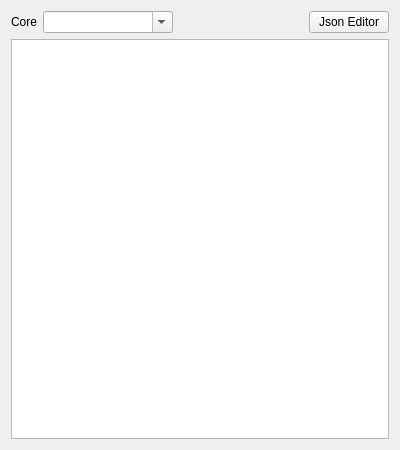
<?xml version="1.0" encoding="UTF-8"?>
<ui version="4.0">
 <class>EditCustom</class>
 <widget class="QWidget" name="EditCustom">
  <property name="geometry">
   <rect>
    <x>0</x>
    <y>0</y>
    <width>400</width>
    <height>450</height>
   </rect>
  </property>
  <property name="windowTitle">
   <string notr="true">EditCustom</string>
  </property>
  <layout class="QVBoxLayout" name="verticalLayout">
   <item>
    <layout class="QHBoxLayout" name="horizontalLayout">
     <item>
      <widget class="QLabel" name="core_l">
       <property name="sizePolicy">
        <sizepolicy hsizetype="Maximum" vsizetype="Preferred">
         <horstretch>0</horstretch>
         <verstretch>0</verstretch>
        </sizepolicy>
       </property>
       <property name="text">
        <string>Core</string>
       </property>
      </widget>
     </item>
     <item>
      <widget class="QComboBox" name="core">
       <property name="sizePolicy">
        <sizepolicy hsizetype="Expanding" vsizetype="Fixed">
         <horstretch>0</horstretch>
         <verstretch>0</verstretch>
        </sizepolicy>
       </property>
       <property name="editable">
        <bool>true</bool>
       </property>
      </widget>
     </item>
     <item>
      <spacer name="horizontalSpacer">
       <property name="orientation">
        <enum>Qt::Horizontal</enum>
       </property>
       <property name="sizeHint" stdset="0">
        <size>
         <width>40</width>
         <height>20</height>
        </size>
       </property>
      </spacer>
     </item>
     <item>
      <widget class="QPushButton" name="as_json">
       <property name="sizePolicy">
        <sizepolicy hsizetype="Maximum" vsizetype="Fixed">
         <horstretch>0</horstretch>
         <verstretch>0</verstretch>
        </sizepolicy>
       </property>
       <property name="text">
        <string>Json Editor</string>
       </property>
      </widget>
     </item>
    </layout>
   </item>
   <item>
    <widget class="QPlainTextEdit" name="config_simple">
     <property name="minimumSize">
      <size>
       <width>0</width>
       <height>300</height>
      </size>
     </property>
    </widget>
   </item>
  </layout>
 </widget>
 <tabstops>
  <tabstop>core</tabstop>
  <tabstop>as_json</tabstop>
  <tabstop>config_simple</tabstop>
 </tabstops>
 <resources/>
 <connections/>
</ui>
